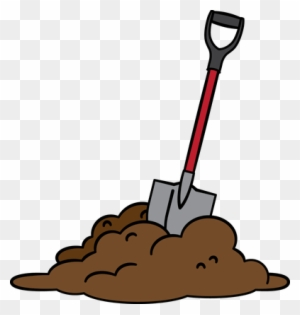
#> input picture cardImages/shovel.png, 300 x 315 px
$ python makeCard.py
#> lines starting #> are read from the running program, lines starting #| are printed output that depends on the picture
import os
from PIL import Image, ImageDraw, ImageFont


titleFont = ImageFont.truetype( '/System/Library/Fonts/SFNSText.ttf', 18 )
cardFont  = ImageFont.truetype( '/System/Library/Fonts/SFNSText.ttf', 12 )
fontColor = ( 255, 255, 255, 128 )

# Full Card
cardWidth  = 400
cardHeight = 800

# Title
cardTitleWidthOffset  = 10
cardTitleHeightOffset = cardWidth / 2

# Image
cardImageWidthOffset  = 20
cardImageHeightOffset = 30

# Text
cardTextWidthOffset  = 20
cardTextHeightOffset = cardHeight * .75

def makeCard(cardName, cardImage, cardText, fileName=None):


#> called with cardName = 'Shovel', cardImage = 'cardImages/shovel.png', cardText = 'Its a shovel, it does a dig!', fileName = 'cards/shovel.png'
	cardName = os.path.basename(cardName)

	# Create new image and an object that allows drawing onto the image
	# Drawing is for lines and text, not for inserting images
	result    = Image.new( 'RGB', (cardWidth, cardHeight) )
#> result: PIL image 400x800 RGB; every value is 0
	drawSpace = ImageDraw.Draw(result)

	loadedCardImage = Image.open(cardImage)
#> loadedCardImage is the input picture: PIL image 300x315 RGB; mean R, G, B 211.9, 205.1, 200.4
	cardImageWidth , cardImageHeight = loadedCardImage.size
#> cardImageWidth = 300; cardImageHeight = 315

	# Draw in the title
	drawSpace.multiline_text( ( cardTitleHeightOffset , cardTitleWidthOffset ), cardName, font=titleFont, fill=fontColor, align='center')

	# Put the cardImage in the result
	result.paste( im=loadedCardImage, box=( cardImageWidthOffset, cardImageHeightOffset ) )
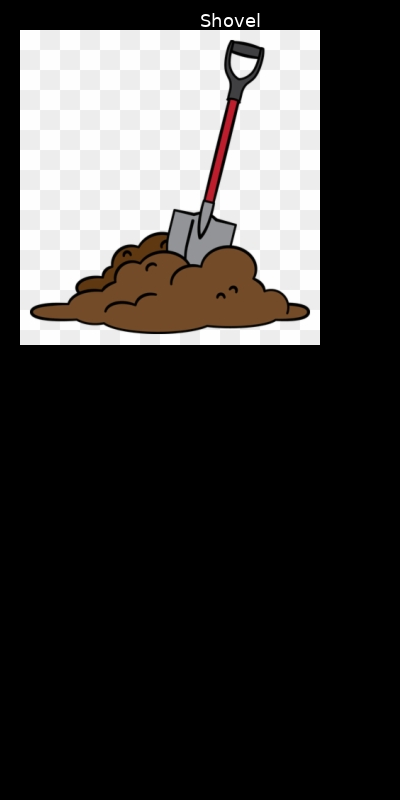
#> result: PIL image 400x800 RGB; mean R, G, B 62.8, 60.8, 59.4

	# Draw in the text
	drawSpace.multiline_text( ( cardTextWidthOffset , cardTextHeightOffset ), cardText, font=cardFont, fill=fontColor, align='center')


	# Save Result
	if not fileName:
		fileName = "".join(cardName.split(" ")) + ".png"

	result.save(fileName)
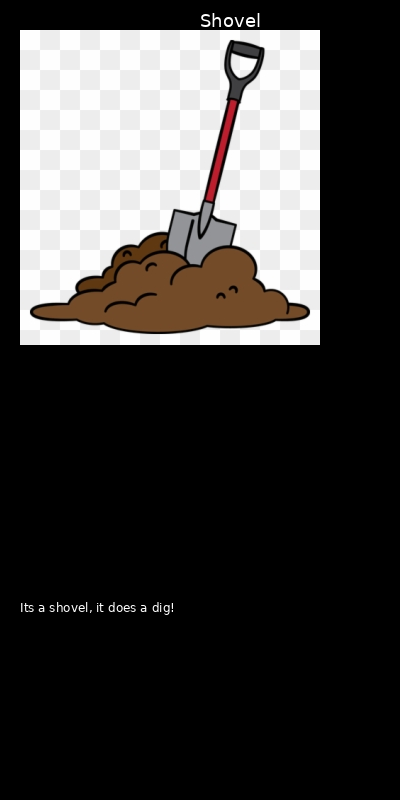
#> saved as shovel.png: PIL image 400x800 RGB; mean R, G, B 63.1, 61.1, 59.7
	print("Saved card as : " + fileName)

	return fileName

if __name__ == '__main__':
	makeCard( "Shovel", "cardImages/shovel.png", "Its a shovel, it does a dig!", "cards/shovel.png" )
